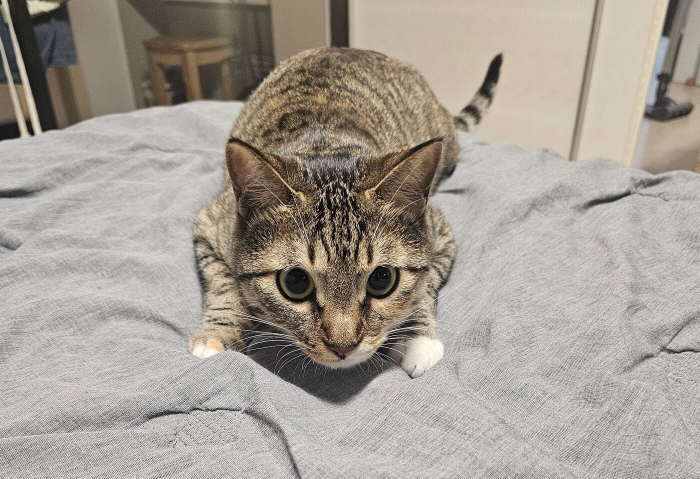
#> input picture Exploration/Ex04/images/cat.jpg, 1400 x 957 px, found by its file name (shown at 1/2 size)
$ jupyter execute --allow-errors segmentation-animal.ipynb
#> lines starting #> are read from the running program, lines starting #| are printed output that depends on the picture
#### 고양이의 클래스 아이디를 알아내어서 사람의 클래스 아이디에 대신 넣어서 만들 수 있다 ####

[cell 1]
import cv2
import os
import numpy as np
import torch

import torchvision.transforms as T
from torchvision.models.segmentation import deeplabv3_resnet101
import matplotlib.pyplot as plt

[cell 2]
#원본 이미지를 불러오고 BGR을 RGB로 변환하여 보여줍니다.
import os
import cv2
import matplotlib.pyplot as plt

img_path = "C:\\Users\\tkdwl\\AIFFEL_quest_rs\\Exploration\\Ex04\\images\\cat.jpg"
img_orig = cv2.imread(img_path)
#> img_orig is the input picture: shape (957, 1400, 3); mean B, G, R 148.7, 158, 164.6
plt.imshow(cv2.cvtColor(img_orig, cv2.COLOR_BGR2RGB))

plt.show()

#> (a cell that did not finish here is left out)

#> (a cell that did not finish here is left out)

#> (a cell that did not finish here is left out)

[cell 6]
# 모델에서 출력된 세그멘테이션 마스크를 확인합니다.
colormap = np.zeros((256, 3), dtype=int)
ind = np.arange(256, dtype=int)

for shift in reversed(range(8)):
    for channel in range(3):
        colormap[:, channel] |= ((ind >> channel) & 1) << shift
    ind >>= 3

colormap[:20]  # 생성한 20개의 컬러맵 출력

#> (the rest of this cell did not finish here and is left out)

[cell 7]
# 마스크는 유지하되 배경은 블러처리를 한 이후 concat하여서 고양이에 집중된 사진을 만듭니다.

img_orig_blur = cv2.blur(img_orig, (13, 13))
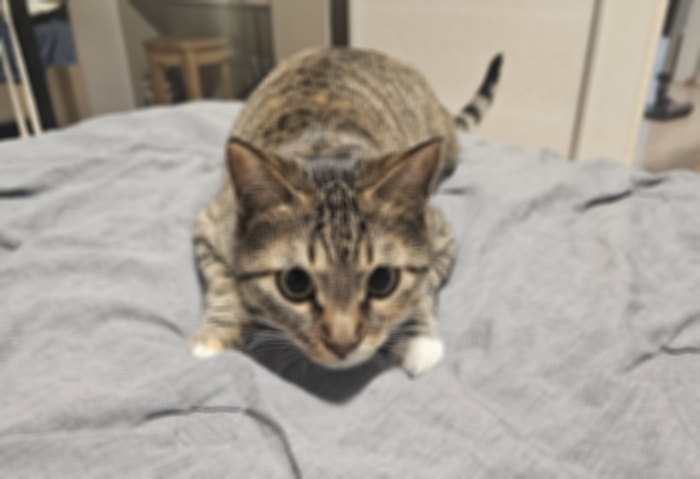
#> img_orig_blur: shape (957, 1400, 3) (shown at 1/2 size); mean B, G, R 148.7, 158, 164.6
#> (the rest of this cell did not finish here and is left out)


$ run again, with Exploration/Ex04/images/chicken.png saved as Exploration/Ex04/images/cat.jpg
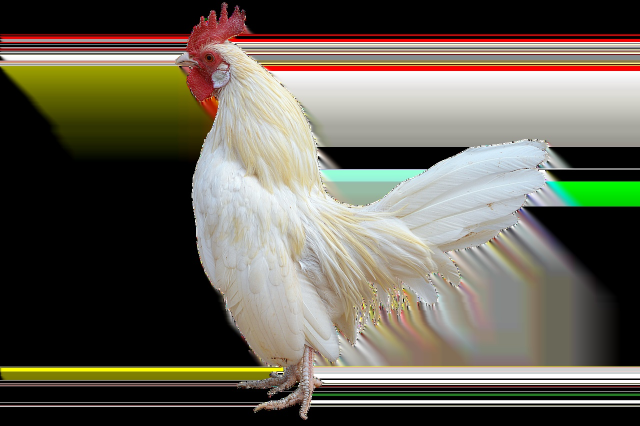
#> input picture Exploration/Ex04/images/chicken.png, 1280 x 851 px, found by its file name (shown at 1/2 size)
#> img_orig is the input picture: shape (851, 1280, 3); mean B, G, R 85.2, 98.2, 102.6
#> `img_orig_blur = cv2.blur(img_orig, (13, 13))`:
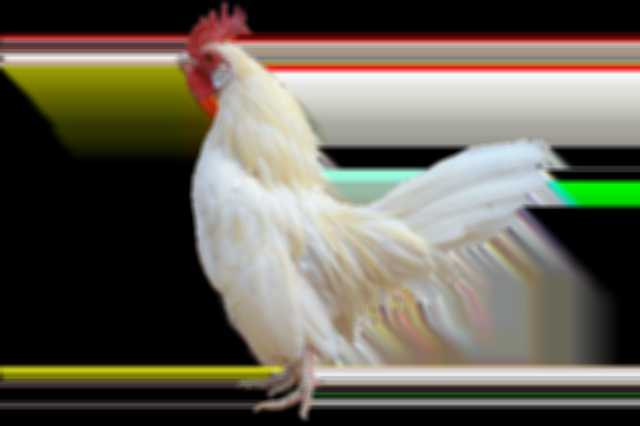
#> img_orig_blur: shape (851, 1280, 3) (shown at 1/2 size); mean B, G, R 85.2, 98.2, 102.6
